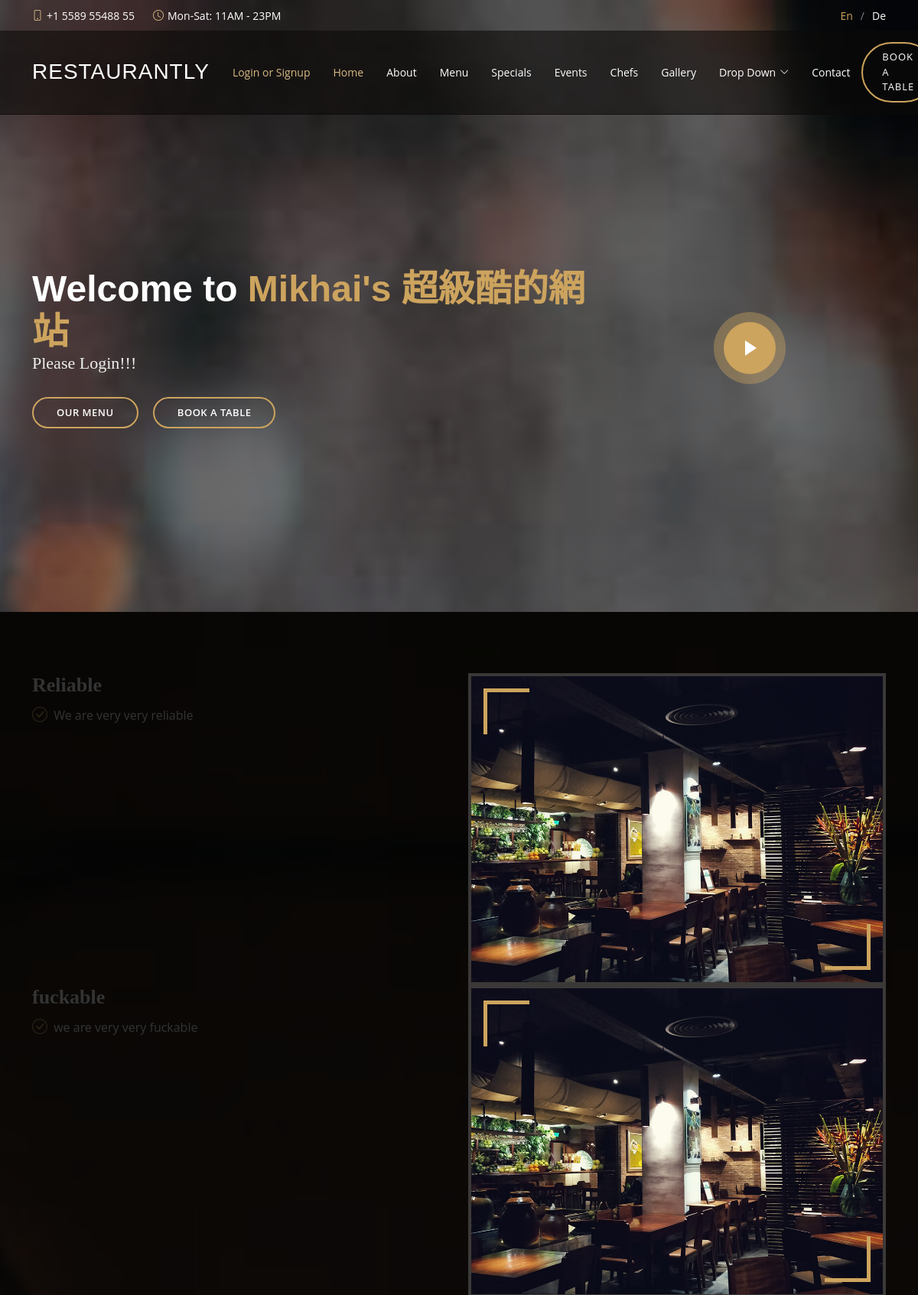
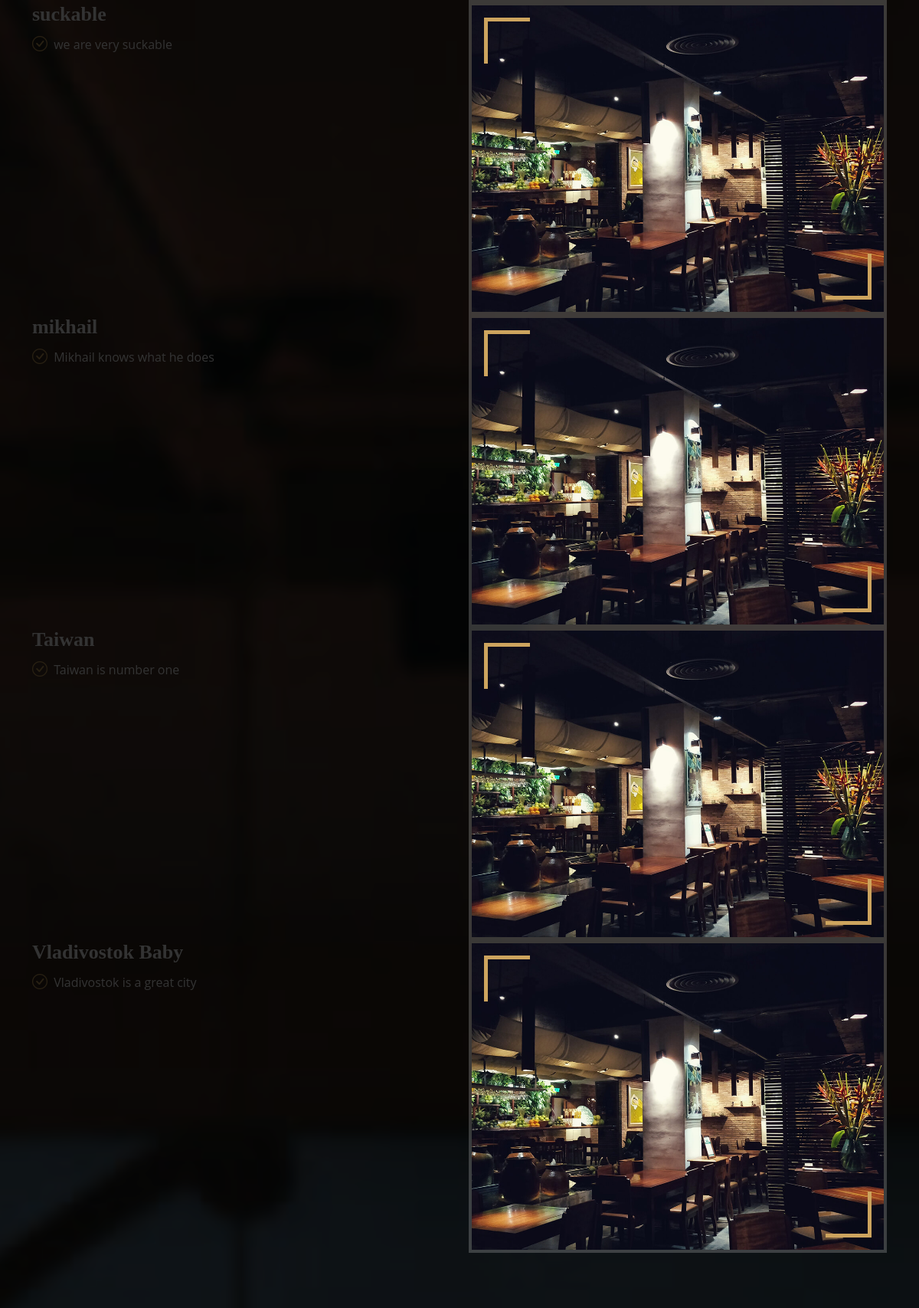
The page / (upper part) on the database its author committed (2 pictures, top to bottom).
### myapp/models.py (models this page shows)
class Feature(models.Model):
    name = models.CharField(max_length=100)
    details = models.CharField(max_length=500)

### myapp/views.py (the view)
# urls.py: path('', views.hui, name='hui'),
def hui(request):
    features = Feature.objects.all()
    return render(request, 'hui.html', {'features': features})

### templates/hui.html (shortened to what this page needs)
{% load static %}
<!DOCTYPE html>
<html lang="en">
<head>
  <link href="{%static 'assets/vendor/animate.css/animate.min.css' %}" rel="stylesheet">
  <link href="{%static 'assets/vendor/aos/aos.css' %}" rel="stylesheet">
  <link href="{%static 'assets/vendor/bootstrap/css/bootstrap.min.css' %}" rel="stylesheet">
  <link href="{%static 'assets/vendor/bootstrap-icons/bootstrap-icons.css' %}" rel="stylesheet">
  <link href="{%static 'assets/vendor/boxicons/css/boxicons.min.css' %}" rel="stylesheet">
  <link href="{%static 'assets/vendor/glightbox/css/glightbox.min.css' %}" rel="stylesheet">
  <link href="{%static 'assets/vendor/swiper/swiper-bundle.min.css' %}" rel="stylesheet">
  <link href="{%static 'assets/css/style.css'%}" rel="stylesheet">
</head>
<body>
  <div id="topbar" class="d-flex align-items-center fixed-top">
    <div class="container d-flex justify-content-center justify-content-md-between">
      <div class="contact-info d-flex align-items-center">
        <i class="bi bi-phone d-flex align-items-center"><span>+1 5589 55488 55</span></i>
        <i class="bi bi-clock d-flex align-items-center ms-4"><span> Mon-Sat: 11AM - 23PM</span></i>
      </div>
      <div class="languages d-none d-md-flex align-items-center">
        <ul>
          <li>En</li>
          <li><a href="#">De</a></li>
        </ul>
      </div>
    </div>
  </div>
  <header id="header" class="fixed-top d-flex align-items-cente">
    <div class="container-fluid container-xl d-flex align-items-center justify-content-lg-between">
      <h1 class="logo me-auto me-lg-0"><a href="index.html">Restaurantly</a></h1>
      <nav id="navbar" class="navbar order-last order-lg-0">
        <ul>
          {% if user.is_authenticated %}
          <li><a class="nav-link scrollto active" href="logout">Logout</a></li>
          {% else %}
          <li><a class="nav-link scrollto active" href="login">Login or Signup</a></li>
          {% endif %}
          <li><a class="nav-link scrollto active" href="#hero">Home</a></li>
          <li><a class="nav-link scrollto" href="#about">About</a></li>
          <li><a class="nav-link scrollto" href="#menu">Menu</a></li>
          <li><a class="nav-link scrollto" href="#specials">Specials</a></li>
          <li><a class="nav-link scrollto" href="#events">Events</a></li>
          <li><a class="nav-link scrollto" href="#chefs">Chefs</a></li>
          <li><a class="nav-link scrollto" href="#gallery">Gallery</a></li>
          <li class="dropdown"><a href="#"><span>Drop Down</span> <i class="bi bi-chevron-down"></i></a>
          </li>
          <li><a class="nav-link scrollto" href="#contact">Contact</a></li>
        </ul>
      </nav>
      <a href="#book-a-table" class="book-a-table-btn scrollto d-none d-lg-flex">Book a table</a>
    </div>
  </header>
  <section id="hero" class="d-flex align-items-center">
    <div class="container position-relative text-center text-lg-start" data-aos="zoom-in" data-aos-delay="100">
      <div class="row">
        <div class="col-lg-8">
          {% if user.is_authenticated %}
          <h1>Welcome, {{user.username}}</h1>
          {% else %}
          <h1>Welcome to <span>Mikhai's 超級酷的網站</span></h1>
          <h2>Please Login!!!</h2>
          {% endif %}
          <div class="btns">
            <a href="#menu" class="btn-menu animated fadeInUp scrollto">Our Menu</a>
            <a href="#book-a-table" class="btn-book animated fadeInUp scrollto">Book a Table</a>
          </div>
        </div>
        <div class="col-lg-4 d-flex align-items-center justify-content-center position-relative" data-aos="zoom-in" data-aos-delay="200">
          <a href="https://www.youtube.com/watch?v=u6BOC7CDUTQ" class="glightbox play-btn"></a>
        </div>
      </div>
    </div>
  </section>
  <main id="main">
    <section id="about" class="about">
      <div class="container" data-aos="fade-up">
        {% for feature in features %}
        <div class="row">
          <div class="col-lg-6 order-1 order-lg-2" data-aos="zoom-in" data-aos-delay="100">
            <div class="about-img">
              <img src="{%static 'assets/img/about.jpg' %}" alt="">
            </div>
          </div>
          <div class="col-lg-6 pt-4 pt-lg-0 order-2 order-lg-1 content">
            <h3>{{feature.name}}</h3>
            <ul>
              <li><i class="bi bi-check-circle"></i> {{feature.details}} </li>
            </ul>
          </div>
        </div>
        {% endfor %}
      </div>
    </section>
  </main>
</body>
</html>

### rows shown on the page
Feature: name "Reliable", details "We are very very reliable"
Feature: name "fuckable", details "we are very very fuckable"
Feature: name "suckable", details "we are very suckable"
Feature: name "mikhail", details "Mikhail knows what he does"
Feature: name "Taiwan", details "Taiwan is number one"
Feature: name "Vladivostok Baby", details "Vladivostok is a great city"
